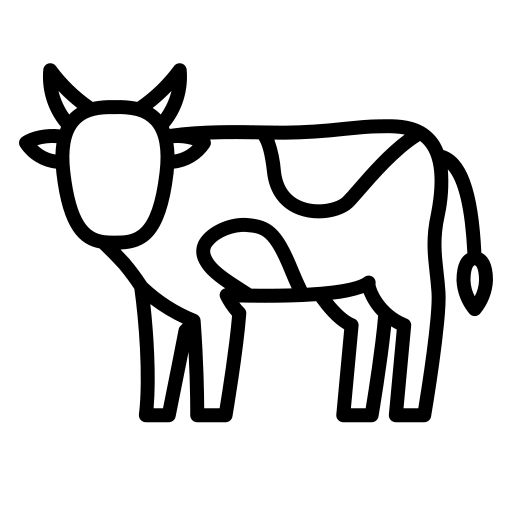
#> input picture images/cow.png, 512 x 512 px, found by its file name
$ python ingredients.py
#> lines starting #> are read from the running program, lines starting #| are printed output that depends on the picture; pictures that were not available may be replaced by others from this repository, and a replacement may not be noted
import matplotlib.pyplot as plt
import numpy as np
from PIL import Image, ImageDraw
import os

# Function to create an icon frame with filling animation
def create_icon_frame(icon_index, total_icons, frame_number, icon_images, filled_icon_images):
    fig, ax = plt.subplots(figsize=(8, 2), dpi=100)

    ax.set_xlim(0, total_icons * 3)
    ax.set_ylim(0, 3)
    ax.axis('off')

    # Draw icons and fill them sequentially
    for i in range(total_icons):
        if i <= icon_index:
            ax.imshow(filled_icon_images[i], extent=[i * 3, (i + 1) * 3, 0, 3])
        else:
            ax.imshow(icon_images[i], extent=[i * 3, (i + 1) * 3, 0, 3])

    # Save frame as PNG
    frame_path = f"icon_frame_{frame_number:03d}.png"
    plt.savefig(frame_path)
    plt.close(fig)
    return frame_path

# Load icon images
def load_image(image_path):
#> called with image_path = 'static/images/cow.png'
    return np.array(Image.open(image_path))
#> returned value is the input picture: shape (512, 512, 4); mean R, G, B, A 0, 0, 0, 41.1

# Parameters
total_icons = 4
total_frames = total_icons * 10

# Define the paths to the icon images in the subfolder
icon_image_paths = [
    'static/images/cow.png',
    'static/images/cow.png',
    'static/images/cow.png',
    'static/images/cow.png',
]

filled_icon_image_paths = [
    'static/images/cow (1).png',
    'static/images/cow (1).png',
    'static/images/cow (1).png',
    'static/images/cow (1).png',
]

# Load the images
icon_images = [load_image(path) for path in icon_image_paths]
#> icon_images = 4 items
filled_icon_images = [load_image(path) for path in filled_icon_image_paths]
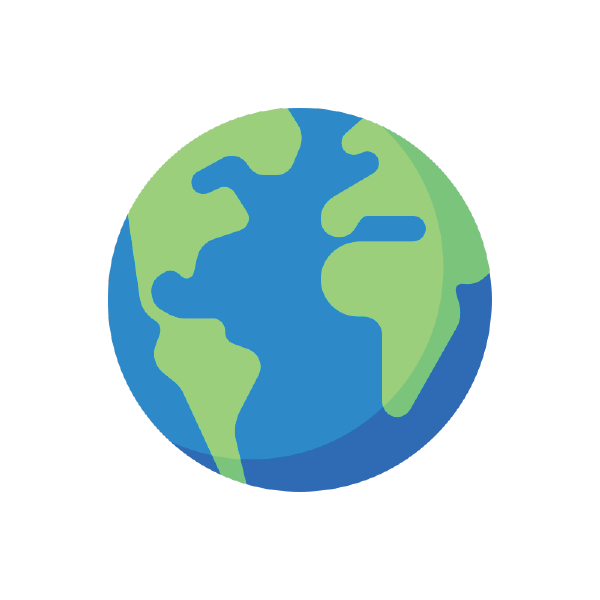
#> input picture images/Untitled-1-01.png, 600 x 600 px, given in place of cow (1).png, which was not available
#> in load_image, returned value is the input picture: shape (600, 600, 4); mean R, G, B, A 201.9, 225.1, 225.7, 82
#> filled_icon_images = 4 items

# Create icon frames
icon_frame_paths = []
for i in range(total_frames):
    icon_index = i // 10  # Fill one icon every 10 frames
    icon_frame_path = create_icon_frame(icon_index, total_icons, i, icon_images, filled_icon_images)
    icon_frame_paths.append(icon_frame_path)
#> this loop made 40 passes
#> icon_frame_path on passes 1 to 12: 'icon_frame_000.png', 'icon_frame_001.png', 'icon_frame_002.png', 'icon_frame_003.png', 'icon_frame_004.png', 'icon_frame_005.png', 'icon_frame_006.png', 'icon_frame_007.png', 'icon_frame_008.png', 'icon_frame_009.png', 'icon_frame_010.png', 'icon_frame_011.png'
#> pass 1, in create_icon_frame, `plt.savefig(frame_path)`:
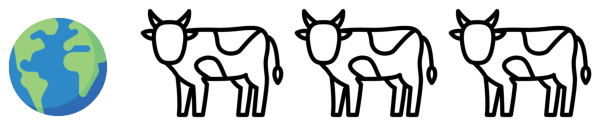
#> figure drawn by matplotlib, 1 panel
#> after the loop, icon_frame_paths = 40 items, first 6: 'icon_frame_000.png', 'icon_frame_001.png', 'icon_frame_002.png', 'icon_frame_003.png', 'icon_frame_004.png', 'icon_frame_005.png'

# Create icon GIF
icon_frames = [Image.open(frame) for frame in icon_frame_paths]
#> icon_frames = 40 items
icon_frames[0].save('icon_fill_animation.gif', save_all=True, append_images=icon_frames[1:], duration=100, loop=0)
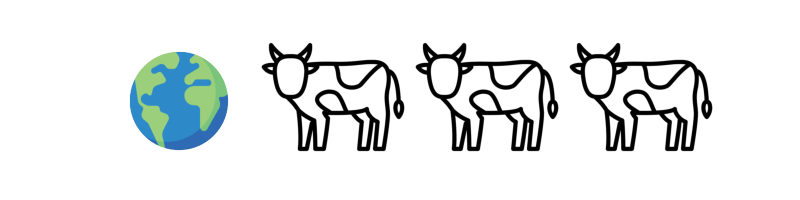
#> saved as icon_fill_animation.gif: PIL image 800x200 RGBA; mean R, G, B, A 229, 232.4, 232.5, 255

# Clean up temporary icon frame files
for icon_frame_path in icon_frame_paths:
    os.remove(icon_frame_path)
